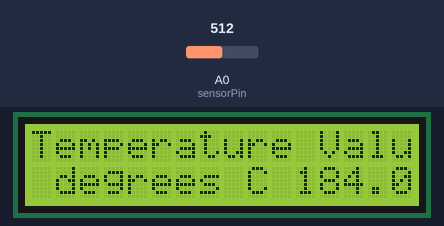
A sketch run on a simulated Arduino Uno, built with avr-gcc and run on an emulated ATmega328P. Parts: 16×2 character LCD. Inputs (shaded band) come from the test bench; at power-on: A0 (sensorPin) = 512. What the sketch prints to the serial monitor is not drawn.

Above: at 1.2 s.
1.3 s: A0 (sensorPin) set to 339
At 2.5 s:
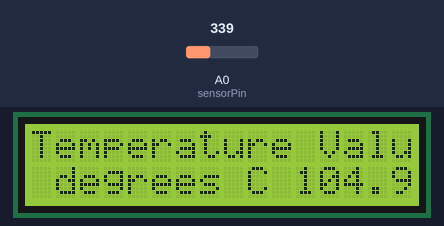
2.8 s: A0 (sensorPin) set to 321
At 3.1 s:
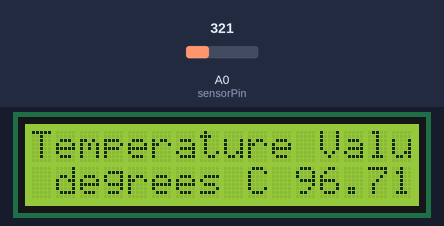
4.3 s: A0 (sensorPin) set to 306
At 5.0 s:
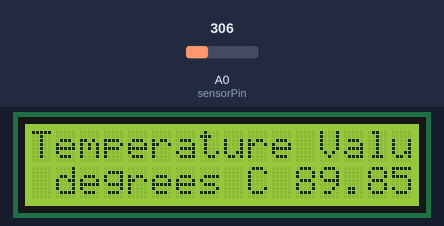
Timing chart, 0 to 7.3 s (numbered marks = the images above; inputs shaded):
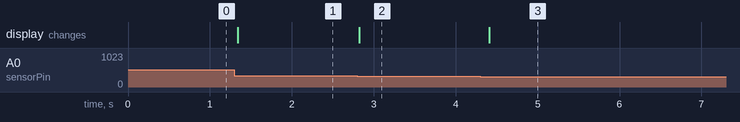

The sketch:

aic_em__Temperature_.ino
```cpp
#include "LiquidCrystal.h"
LiquidCrystal lcd(8,7,6,5,4,3);
int sensorPin = 0;

void setup()
{
  Serial.begin(9600);
  lcd.begin(16,2);
}

void loop()
{

 int reading = analogRead(sensorPin);

 // measure the 5v with a meter for an accurate value
 //In particular if your Arduino is USB powered

 float voltage = reading * 4.68;
 voltage /= 1024.0;

 // now print out the temperature

 float temperatureC = (voltage - 0.5) * 100;
 Serial.print(temperatureC);
 Serial.println(" degrees C");

   lcd.setCursor(0,0);
   lcd.print("Temperature Value ");
   lcd.setCursor(0,1);
   lcd.print(" degrees C");
   lcd.setCursor(11,1);
   lcd.print(temperatureC);

 delay(100);
}
```

Measured:
- after the input at 1.3 s, the display: changes at once (image 1)
- after the input at 2.8 s, the display: changes at once (image 2)
- after the input at 4.3 s, the display: changes after 0.11 s (image 3)
